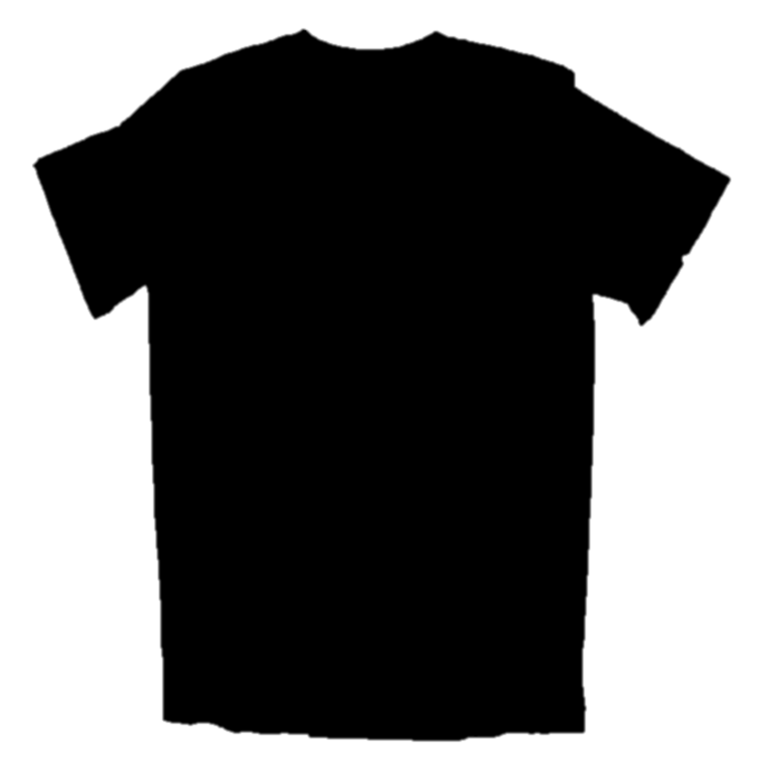
#> input picture Calibration_image.jpg, 3072 x 3072 px (shown at 1/4 size)
$ python -i SmartTable_p2_5.py   (imports and definitions only)
#> lines starting #> are read from the running program, lines starting #| are printed output that depends on the picture; after the words box and inside, x2 and y2 are one past the last pixel; in counts of white or black regions, pixels touching at a corner belong together
#> further down, picture is the input picture: shape (3072, 3072, 3); min 0, max 255, mean 111.1
import numpy as np
import cv2
import math
# import pymysql.cursors
import csv


def getmmDistance(pixel):														# Calibration to get mm from pixel
	global calibrationSlope, calibrationIntersect
	# mm = ((pixel - 2.7463) / 0.559)
	mm = ((pixel - calibrationIntersect) / calibrationSlope)
	if mm > 0:
		return mm
	else:
		return 0


def getPixelDistance(mm):														# Calibration to get pixel from mm
	global calibrationSlope, calibrationIntersect
	# pixel = (0.559 * mm) + 2.7463
	pixel = (calibrationSlope * mm) + calibrationIntersect
	if pixel > 0:
		return pixel
	else:
		return 0


def addTextOnFrame(imgSrc):														# Add default text on frame and resize it
	global styleNo, size
	(height, width) = imgSrc.shape[:2]
	# [5 lines of commented-out code are left out]
	imgTemp = imgSrc.copy()
	cv2.rectangle(imgTemp,(0,0),(width,25),(0,0,0),-1)
	cv2.addWeighted(imgTemp,0.5,imgSrc,0.5,0,imgSrc)							# Adding transparent layer
	cv2.putText(imgSrc, "Style No: %s     Size: %s" %(styleNo, size), (20,15), cv2.FONT_HERSHEY_TRIPLEX, 0.40, (255,255,255), 1, cv2.LINE_AA)
	cv2.putText(imgSrc, "Press 'q' to Exit", (width-150,15), cv2.FONT_HERSHEY_TRIPLEX, 0.40, (255,255,255), 1, cv2.LINE_AA)
	# imgSrc = cv2.resize(imgSrc, (int(width*1.2),int(height*1.2)))
	# imgSrc = cv2.resize(imgSrc, (int(width*1.45),int(height*1.45)))
	imgSrc = cv2.resize(imgSrc, (int(width*2.1),int(height*2.1)))
	# imgSrc = cv2.resize(imgSrc, (int(width*2.5),int(height*2.2)))
	# imgSrc = cv2.resize(imgSrc, (int(width*0.7),int(height*0.7)))
	return imgSrc


def valueColor(value, comparator, tolerance):
	color = (0,0,0)
	if abs(comparator - value) <= tolerance - 0.3:
		color = (0,255,0)
	elif abs(comparator - value) <= tolerance + 0.3:
		color = (0,255,255)
	else:
		color = (0,0,255)
	return color


def tshirtMeasuring(imgSrc):
	# print("New")
	global preRotatedFrame, preRotatedMask, preAreaTshirt
	global preHeight, preSweap, preWidth, preBackNeck
	global targetBodyHeight, targetBodyHeightTol, targetBodyWidth, targetBodyWidthTol
	global targetBodySweap, targetBodySweapTol, targetBackNeckWidth, targetBackNeckWidthTol
	global whiteMode
	frame = imgSrc.copy()														# Backup original image
	# [12 lines of commented-out code are left out]
	(height, width) = frame.shape[:2]
	# print("height ", height, "width ", width)
	# frame = frame[int(150/640*height):int(590/640*height), 0:width]
	# frame = frame[150:590, 0:480]
	gray = cv2.cvtColor(frame.copy(), cv2.COLOR_BGR2GRAY)						# Convert image into grayscale
	# median = cv2.medianBlur(gray, 11)											# Median filtering(second parameter can only be an odd number)
	median = cv2.medianBlur(gray, 7)											# Median filtering(second parameter can only be an odd number)
	# cv2.imshow("Test1", median)
	# thresh = 200
	thresh = 180
	binary = cv2.threshold(median, thresh, 255, cv2.THRESH_BINARY_INV)[1]		# Convert image into black & white
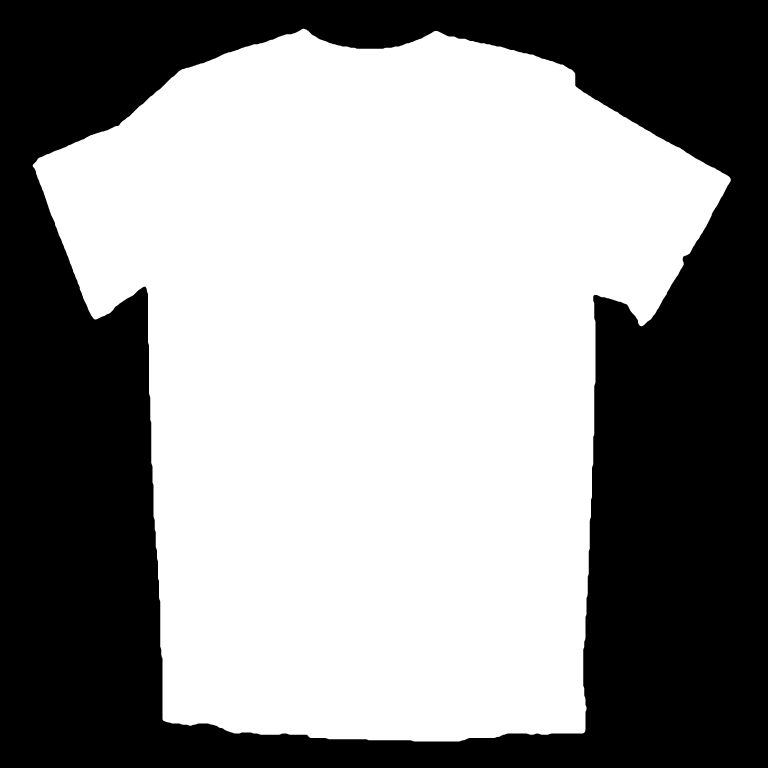
#> binary: shape (3072, 3072) (shown at 1/4 size); 56.7% white; 1 black region, box (x1, y1, x2, y2) and area: (0, 0, 3072, 3072) 4087198
	if "ON" == whiteMode:
		thresh = 75
		binary = cv2.threshold(median, thresh, 255, cv2.THRESH_BINARY)[1]		# Convert image into black & white
	# binary = cv2.Canny(median, 30, 150)			# Edge detection(2nd & 3rd parameters are minVal & maxVal,
													# below min -> not edge, above max -> sure edge, between -> only is connected with sure edge)
	# kernel = np.ones((5,5),np.uint8)											# for Morphology
	# binary = cv2.morphologyEx(binary, cv2.MORPH_CLOSE, kernel)				# dilation then erosion

	binary = cv2.dilate(binary, None, iterations=2)								# Dilation - make bigger white area
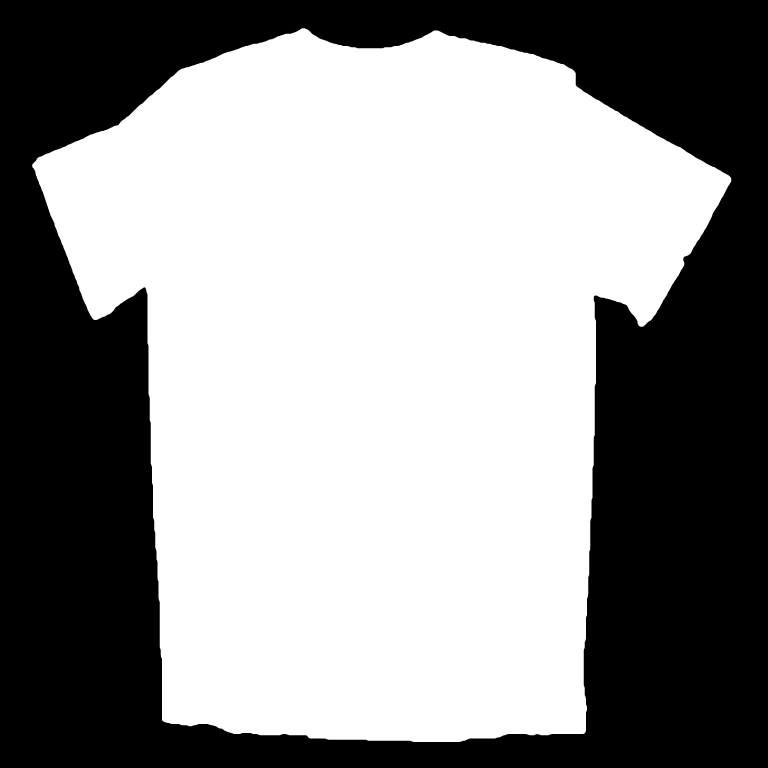
#> binary: shape (3072, 3072) (shown at 1/4 size); 56.9% white; 1 black region, box (x1, y1, x2, y2) and area: (0, 0, 3072, 3072) 4063085
	binary = cv2.erode(binary, None, iterations=2)								# Erosion - make smaller white area
#> binary: shape (3072, 3072); 56.7% white; 1 black region
	# cv2.imshow("Test2", binary)

	cnts = cv2.findContours(binary.copy(), cv2.RETR_EXTERNAL, cv2.CHAIN_APPROX_SIMPLE)[-2]	# Contour tracking(), function will modify source image
#> cnts = 1 contour; box (x1, y1, x2, y2) and area: (131, 115, 2923, 2966) 5345146
	if len(cnts) == 0:			# If no contours detected skip further process
		return addTextOnFrame(frame)


	# [13 lines of commented-out code are left out]


	cnts = sorted(cnts, key = cv2.contourArea, reverse = True)[:1]				# Sort contours area wise from bigger to smaller

	# print(cv2.matchShapes(cnts[0],cnts2[0],1,0.0))


	areaTshirt = cv2.contourArea(cnts[0])
#> areaTshirt = 5345146
	# print("area %.2f" %areaTshirt)
	if (areaTshirt<(height*width*.20)) or ((height*width*.75)<areaTshirt):		# If contour is too small or too big, ignore it
		return addTextOnFrame(frame)

	cv2.drawContours(frame, cnts, 0, (0,255,0), 2)								# Draw boundary for contour(-1 for third -> draw all contours, 3 -> width of boundary)
	mask = np.zeros(gray.shape,np.uint8)										# Create a black colored empty frame
	cv2.drawContours(mask, cnts, 0, 255, -1)				# Draw T.shirt on it (0 -> contourIndex, 255 -> color(white), -1 -> filledContour)
															# Color can be represented using one integer since "mask" is black & white (or grayscale)
	# cv2.imshow("Test3", mask)

	ellipse = cv2.fitEllipse(cnts[0])						# [ellipse] = [(center), (MajorAxisLength, MinorAxisLength), clockwiseAngleFromXAxisToMajorOrMinorAxis]
#> ellipse = ((1505.1, 1486.1), (2716.7, 2965.1), 2.45)
	if len(ellipse) < 1:														# If ellipse detection false, all other calculations are useless
		return addTextOnFrame(frame)

	# [8 lines of commented-out code are left out]
	rotation_angle = 0
	if ellipse[2] <= 90:
		rotation_angle = ellipse[2]
#> rotation_angle = 2.45
	else:
		rotation_angle = ellipse[2] + 180
	rotation_matrix = cv2.getRotationMatrix2D(ellipse[0], rotation_angle, 1)	# Rotation matrix ((centerOfRotation), Anti-ClockwiseRotationAngle, Scale)
#> rotation_matrix = [[0.999, 0.0427, -62.07], [-0.0427, 0.999, 65.61]]
	# [5 lines of commented-out code are left out]
	rotated_mask = mask.copy()
	# rotated_frame = cv2.warpAffine(frame, rotation_matrix, (frame_diagonal,frame_diagonal))		# Rotate actual image
	# rotated_frame = cv2.warpAffine(frame, rotation_matrix, (width,height))
	rotated_frame = frame.copy()
	# cv2.imshow("Test4", rotated_mask)

	dummy = np.full(frame.shape, 255, np.uint8)									# Dummy white image to get missing parts of rotated frame
	rotated_dummy = cv2.warpAffine(dummy, rotation_matrix, (width,height))		# Rotate dummy to get exact position
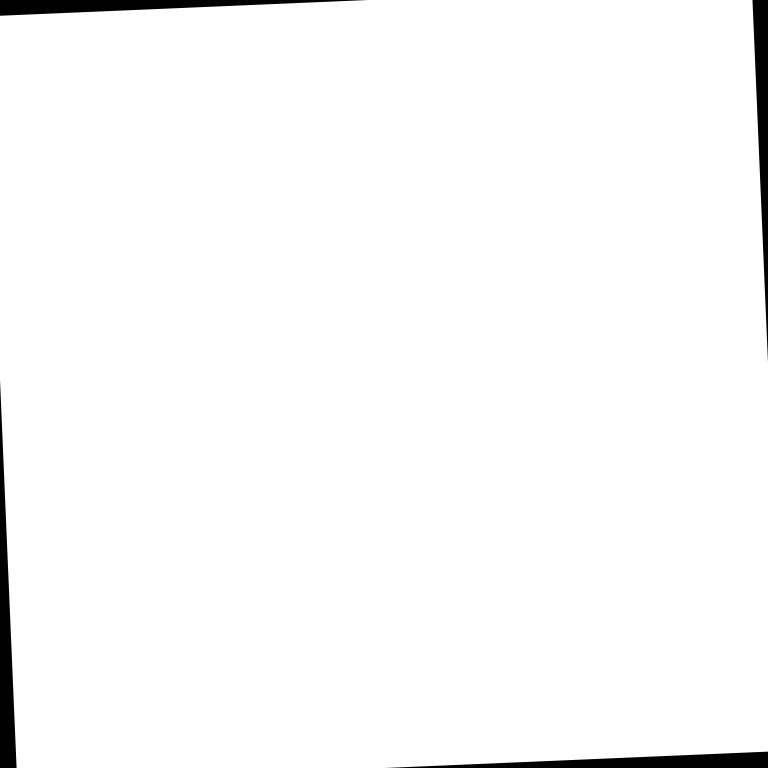
#> rotated_dummy: shape (3072, 3072, 3) (shown at 1/4 size); min 0, max 255, mean 249.8
#> dummy: shape (3072, 3072, 3); every value is 255

	# [15 lines of commented-out code are left out]
	transpose_rotated_mask = np.transpose(rotated_mask)							# Easy to consider row wise
#> transpose_rotated_mask: shape (3072, 3072); 56.7% white; 1 black region, box (x1, y1, x2, y2) and area: (0, 0, 3072, 3072) 4087197
#> (the rest of the program and of its run is left out)
